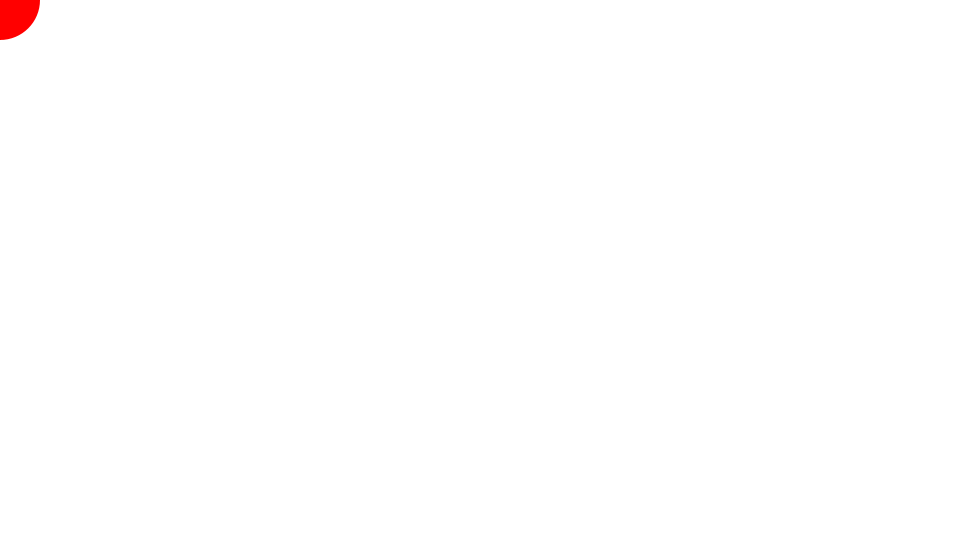
Frame 1 (no input)
Frame 60 (the mouse pressed at the canvas centre just before this capture): identical to frame 1, image omitted
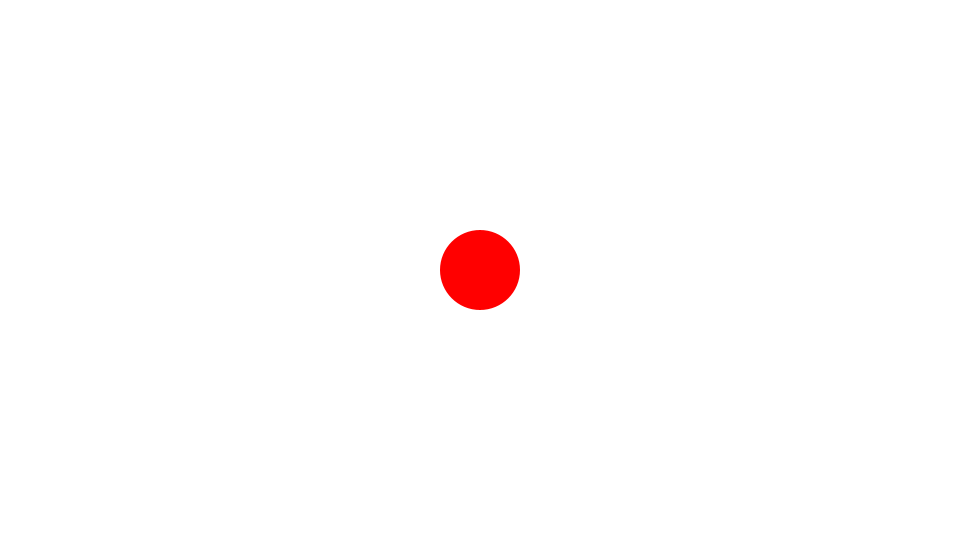
Frame 120 (the mouse held since frame 60 and released just before this capture)

The Processing sketch that drew these frames (run headless with seeded random() and noise(); from frame 60 on, the mouse is pressed at the canvas centre):

// Processing sketch: EaseToMouse
// ── EaseToMouse.pde
Ball ball;
float easing = 0.2;

void setup() {
  size(960, 540);
  frameRate(30);
  initialize();
}

void initialize() {
  smooth();
  noStroke();
  ball = new Ball();
  ball.x = 0;
  ball.y = 0;
  ball.radius = 40;
  ball.setFillColor(color(255, 0, 0));
}

void draw() {
  background(255);
      
  float vx = (mouseX - ball.x) * easing;
  float vy = (mouseY - ball.y) * easing;
  ball.x += vx;
  ball.y += vy;
  ball.update();
}

////////////////////////////////

class Ball extends Sprite {
  float radius;
  
  Ball(){
    super();
  }
  
  void draw(){
    if(dist(mouseX, mouseY, x, y) < radius) {
      isRollOver = true;
    }else{
      isRollOver = false;
    }
    ellipse(0, 0, radius*2, radius*2);
  }
}

////////////////////////////////

class Sprite {
  float x, y;
  float scaleX, scaleY;
  float width, height;
  float rotation;
  boolean visible;
  color strokeColor;
  color fillColor;
  Boolean isStroke;
  Boolean isFill;
  Boolean isRollOver;
  Boolean locked;
  float xoff, yoff;
 
  Sprite() {
    x = 0.0;
    y = 0.0;
    scaleX = 1.0;
    scaleY = 1.0;
    rotation = 0.0;
    strokeColor = color(0);
    fillColor = color(0);
    isStroke = false;
    isFill = false;
    isRollOver = false;
    locked = false;
    visible = true;
  }
  
  void update() {
    if(! visible) return;
    pushMatrix();
    if(locked){
      x = mouseX - xoff;
      y = mouseY - yoff;
    }  
    translate(x, y);
    scale(scaleX, scaleY);
    rotate(rotation * PI / 180.0);
    if(isStroke) stroke(strokeColor);
    if(isFill) fill(fillColor);
    draw();
    popMatrix();
  }
  
  void setStrokeColor(color strokeColor) {
    this.strokeColor = strokeColor;
    isStroke = true;
  }
  
  void setFillColor(color fillColor) {
    this.fillColor = fillColor;
    isFill = true;
  }
  
  void startDrag() {
    if(isRollOver){
      locked = true;
      xoff = mouseX - x;
      yoff = mouseY - y;
    }
  }
  
  void stopDrag() {
    locked = false;
  }
  
  void draw() {}
}
